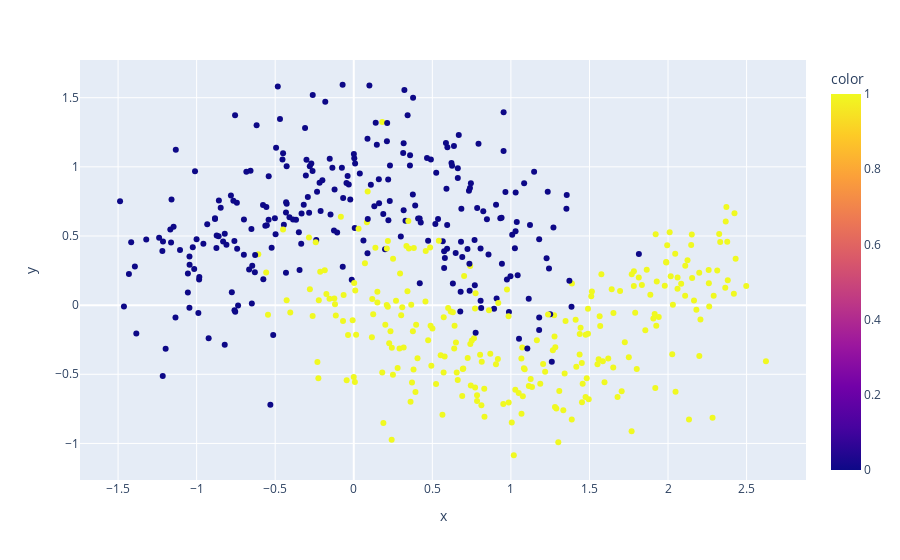

The code cell stored with this chart in its notebook:
### Code cell
# Creating out own dataset
X, y = make_moons(n_samples=500, noise=0.3)
py.scatter(x=X[:,0],y=X[:,1], color=y)

### Figure 1 — Plotly figure (JSON) as saved in the notebook; plotly's stock layout.template omitted (floating-point values rounded to 4 significant figures; data arrays with more than 128 entries replaced by an {"elided": "..."} marker saying what was removed)
{"data": [{"hovertemplate": "x=%{x}<br>y=%{y}<br>color=%{marker.color}<extra></extra>", "legendgroup": "", "marker": {"color": {"elided": "500 int values"}, "coloraxis": "coloraxis", "symbol": "circle"}, "mode": "markers", "name": "", "orientation": "v", "showlegend": false, "type": "scatter", "x": {"elided": "500 float values"}, "xaxis": "x", "y": {"elided": "500 float values"}, "yaxis": "y"}], "layout": {"coloraxis": {"colorbar": {"title": {"text": "color"}}, "colorscale": [[0, "#0d0887"], [0.1111, "#46039f"], [0.2222, "#7201a8"], [0.3333, "#9c179e"], [0.4444, "#bd3786"], [0.5556, "#d8576b"], [0.6667, "#ed7953"], [0.7778, "#fb9f3a"], [0.8889, "#fdca26"], [1, "#f0f921"]]}, "legend": {"tracegroupgap": 0}, "margin": {"t": 60}, "xaxis": {"anchor": "y", "domain": [0, 1], "title": {"text": "x"}}, "yaxis": {"anchor": "x", "domain": [0, 1], "title": {"text": "y"}}}}
